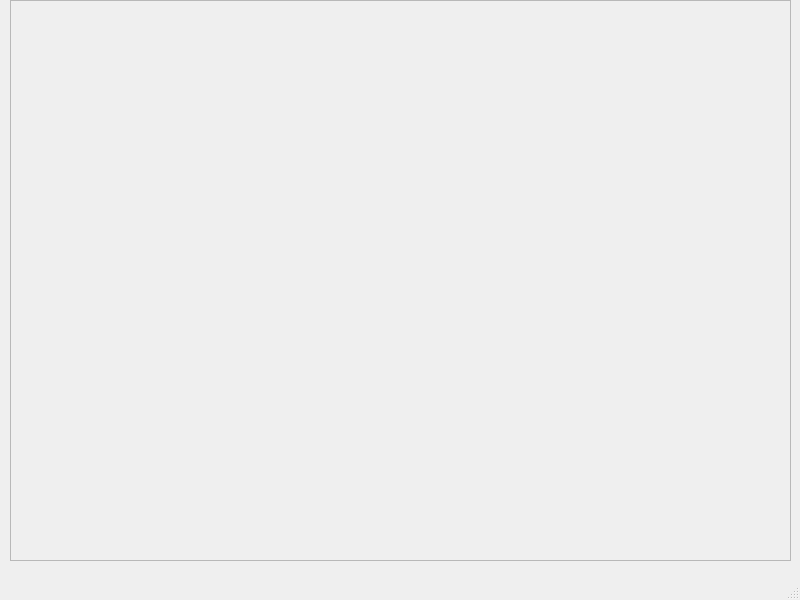
<?xml version="1.0" encoding="UTF-8"?>
<ui version="4.0">
 <class>MainWindow</class>
 <widget class="QMainWindow" name="MainWindow">
  <property name="geometry">
   <rect>
    <x>0</x>
    <y>0</y>
    <width>800</width>
    <height>600</height>
   </rect>
  </property>
  <property name="windowTitle">
   <string>MainWindow</string>
  </property>
  <widget class="QWidget" name="centralwidget">
   <widget class="QFrame" name="frame">
    <property name="geometry">
     <rect>
      <x>10</x>
      <y>0</y>
      <width>781</width>
      <height>561</height>
     </rect>
    </property>
    <property name="frameShape">
     <enum>QFrame::StyledPanel</enum>
    </property>
    <property name="frameShadow">
     <enum>QFrame::Raised</enum>
    </property>
   </widget>
  </widget>
  <widget class="QMenuBar" name="menubar">
   <property name="geometry">
    <rect>
     <x>0</x>
     <y>0</y>
     <width>800</width>
     <height>26</height>
    </rect>
   </property>
  </widget>
  <widget class="QStatusBar" name="statusbar"/>
 </widget>
 <resources/>
 <connections/>
</ui>
